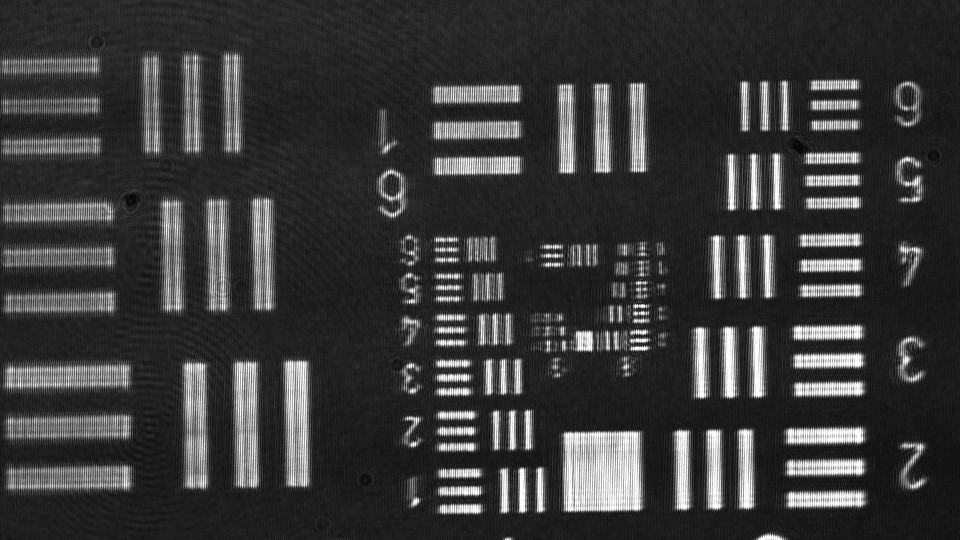
#> input picture Imgs/UASF_Experiment.bmp, 1920 x 1080 px (shown at 1/2 size)
$ python Hologram_Experiment.py
#> lines starting #> are read from the running program, lines starting #| are printed output that depends on the picture; after the words box and inside, x2 and y2 are one past the last pixel; in counts of white or black regions, pixels touching at a corner belong together
### Holography_Simulation.py
import cv2
import matplotlib.pyplot as plt
import numpy as np


# [124 lines left out: functions reference_beam, low_filter, high_filter, spectrum_pixel_shifting, interfence, spectrum_display, not called in this run]


def order_location(img, degree_x=50, degree_y=50, mode='Left'):
    '''衍射级次中心位置'''
    [M, N] = np.shape(img)
    f_II = np.fft.fftshift(np.fft.fft2(img))

    if mode == 'Left':
        [xm, ym] = np.where(abs(f_II) == np.max(abs(f_II[0:M // 2 - degree_y, 0:N // 2 - degree_x])))
    elif mode == 'Right':
        [xm, ym] = np.where(abs(f_II) == np.max(abs(f_II[0:M // 2 - degree_y, N // 2 + degree_x:N])))

    dx = xm[0] - M // 2
    dy = ym[0] - N // 2
    return xm[0], ym[0], dx, dy


# [46 lines left out: functions diffraction_order_filter, four_step_phase_shift, three_step_phase_shift, not called in this run]


# [36 lines that do not run on import are left out]
    # [20 lines of commented-out code are left out]

### Hologram_Experiment.py
from Holography_Simulation import *


def low_filter_square(img, short_edge, xm, ym):
    f_img = np.fft.fftshift(np.fft.fft2(img))
    [M, N] = np.shape(img)
    long_edge = int(np.round(short_edge * (N / M)))
    f_filter = f_img[ym-short_edge:ym+short_edge, xm-long_edge:xm+long_edge]
    return np.fft.ifft2(np.fft.ifftshift(f_filter))


def PCA_Aberration(I, order):
    [M, N] = np.shape(I)
    rfi = np.exp(-1j * np.angle(I))
    [u, s, v] = np.linalg.svd(rfi)      # SVD分解

    ss = np.zeros(np.shape(I))
    ss[0, 0] = s[0]
    unpoly = np.dot(np.dot(np.mat(u), np.mat(ss)), np.mat(v))   # 未拟合PCA

    # 拟合
    unu = np.unwrap(np.angle(u[:, 0]))
    A = np.polyfit(range(M), unu.transpose(), order)
    newUNU = np.polyval(A, range(M))
    newU = np.exp(1j * newUNU.transpose())
    u[:, 0] = newU

    unv = np.unwrap(np.angle(v[:, 0]))
    A = np.polyfit(range(N), unv.transpose(), order)
    newUNV = np.polyval(A, range(N))
    newV = np.exp(1j * newUNV.transpose())
    v[:, 0] = newV

    aberration_conj = np.dot(np.dot(np.mat(u), np.mat(ss)), np.mat(v))  # 相差共轭项
    I_p = np.asarray(I) * np.asarray(aberration_conj)                   # 相差补偿

    plt.figure()
    plt.subplot(221), plt.imshow(np.angle(I), 'gray'), plt.axis('off'), plt.title('raw phase')
    plt.subplot(222), plt.imshow(np.angle(unpoly), 'gray'), plt.axis('off'), plt.title('unfitted phase')
    plt.subplot(223), plt.imshow(np.angle(aberration_conj), 'gray'), plt.axis('off'), plt.title('conjugated phase')
    plt.subplot(224), plt.imshow(np.angle(I_p), 'gray'), plt.axis('off'), plt.title('Aberration Compensation')
    # plt.show()

    return I_p


def spectrum_padding(I, M, N, dx, dy):
    f_I = np.fft.fftshift(np.fft.fft2(I))
    f_padding = np.zeros((M, N), dtype=complex)
    f_padding[int(M/2 - dx):int(M/2 + dx), int(N/2 - dy):int(N/2 + dy)] = f_I
    return np.fft.ifft2(np.fft.ifftshift(f_padding))


if __name__ == "__main__":
    img = cv2.imread('Imgs/UASF_Experiment.bmp', 0)
#> img is the input picture: shape (1080, 1920); min 1, max 252, mean 57.4
    [M, N] = np.shape(img)
#> M = 1080; N = 1920

    aperture = 120
    [xm, ym, dx, dy] = order_location(img, degree_x=150, degree_y=0)
#> in order_location, `[xm, ym] = np.where(abs(f_II) == np.max(abs(f_II[0:M // 2 - degree_y, ..`: xm = [530, 550]; ym = [528, 1392]
#> in order_location, `dx = xm[0] - M // 2`: dx = -10
#> in order_location, `dy = ym[0] - N // 2`: dy = -432
#> xm = 530; ym = 528; dx = -10; dy = -432
    hologram_filter = low_filter_square(img, aperture, xm, ym)

    # [4 lines of commented-out code are left out]

    hologram_compensation = PCA_Aberration(hologram_filter, 2)
#> in PCA_Aberration, `[u, s, v] = np.linalg.svd(rfi)`: s = 240 values, max 191.3 at index 0, min 1.91 at index 239, mean 12.24
#> in PCA_Aberration, `ss[0, 0] = s[0]`:
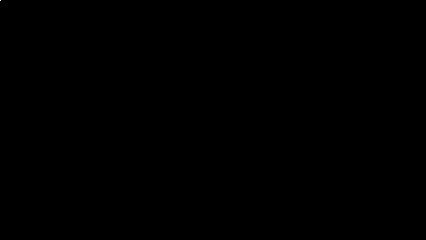
#> ss: shape (240, 426) float64; values 0 (black) and 191.3 (white), 0% white in thin lines or dots, all inside (x1, y1, x2, y2) = (0, 0, 1, 1)
#> in PCA_Aberration, `unu = np.unwrap(np.angle(u[:, 0]))`: unu = 240 values, max 0.821 at index 38, min -15.2 at index 238, mean -4.39
#> in PCA_Aberration, `A = np.polyfit(range(M), unu.transpose(), order)`: A = [-0.000277, 0.00533, 0.26]
#> in PCA_Aberration, `newUNU = np.polyval(A, range(M))`: newUNU = 240 values, max 0.286 at index 10, min -14.29 at index 239, mean -4.39
#> in PCA_Aberration, `unv = np.unwrap(np.angle(v[:, 0]))`: unv = 426 values, max 27 at index 255, min -22.84 at index 46, mean 1.4
#> in PCA_Aberration, `A = np.polyfit(range(N), unv.transpose(), order)`: A = [-0.000479, 0.249, -22.56]
#> in PCA_Aberration, `newUNV = np.polyval(A, range(N))`: newUNV = 426 values, max 9.71 at index 260, min -22.56 at index 0, mean 1.4
    plt.figure()
    plt.subplot(121), plt.imshow(np.abs(hologram_compensation), 'gray'), plt.axis('off')
    plt.subplot(122), plt.imshow(np.angle(hologram_compensation), 'gray'), plt.axis('off')
    # plt.show()

    hologram_compensation = spectrum_padding(hologram_compensation, M, N, aperture, int(np.round(aperture*(N / M))))
    # hologram_compensation = PCA_Aberration(hologram_compensation, 1)
    plt.figure()
    plt.subplot(121), plt.imshow(np.abs(hologram_compensation), 'gray'), plt.axis('off')
    plt.subplot(122), plt.imshow(np.angle(hologram_compensation), 'gray'), plt.axis('off')
    plt.show()
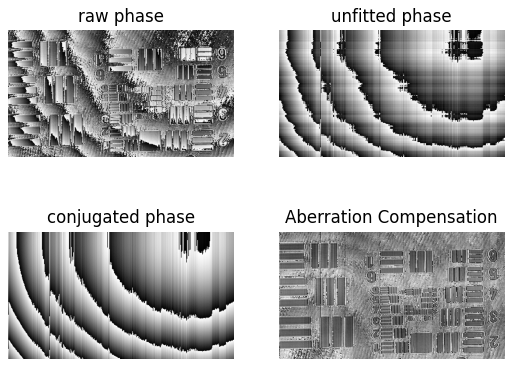
#> figure drawn by matplotlib, 4 panels
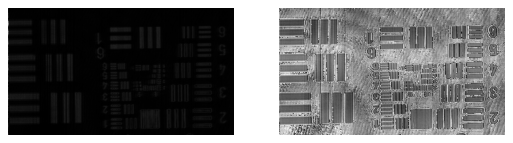
#> figure drawn by matplotlib, 2 panels
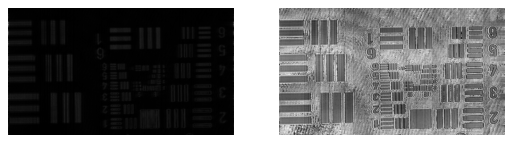
#> figure drawn by matplotlib, 2 panels
    cv2.imshow('image', 10*np.abs(hologram_compensation)/np.max(np.abs(hologram_compensation)))
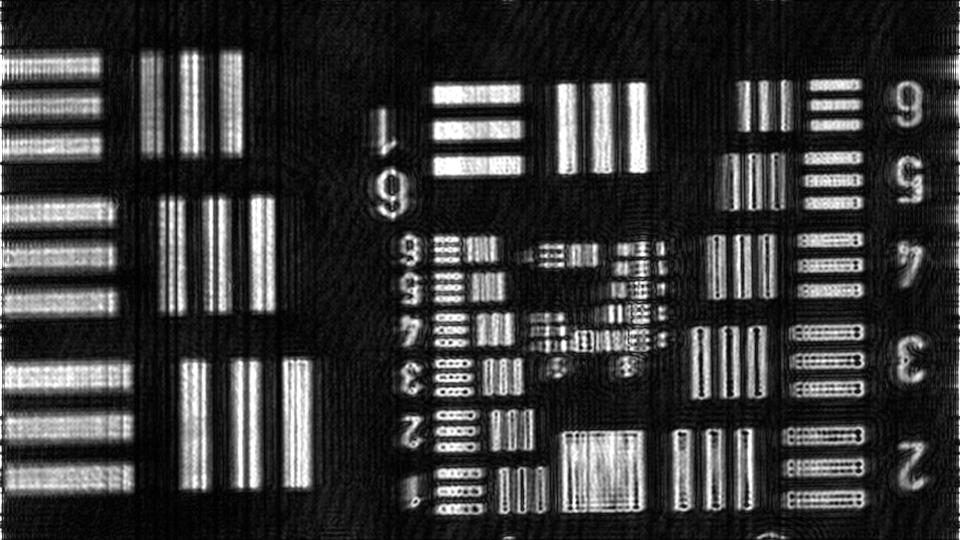
#> window 'image': shape (1080, 1920) (shown at 1/2 size); min 0, max 255, mean 57
    cv2.waitKey(0)
    cv2.destroyAllWindows()
